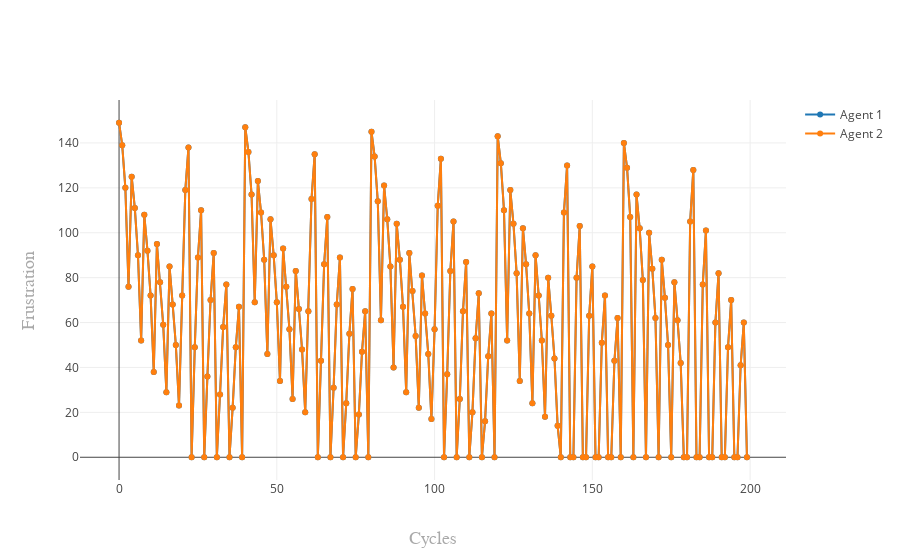

Here is the notebook cell this chart was saved with:
### Code cell
my_workplace.plot_allocations()

### Figure 1 — Plotly figure (JSON) as saved in the notebook; plotly's stock layout.template omitted (floating-point values rounded to 4 significant figures; data arrays with more than 128 entries replaced by an {"elided": "..."} marker saying what was removed)
{"data": [{"mode": "lines+markers", "name": "Agent 1", "type": "scatter", "uid": "8dbbcb77-03d9-443c-bc2e-3e3990530715", "x": {"elided": "200 int values"}, "y": {"elided": "200 int values"}}, {"mode": "lines+markers", "name": "Agent 2", "type": "scatter", "uid": "02db7d73-e03e-4081-be44-0519011e580a", "x": {"elided": "200 int values"}, "y": {"elided": "200 int values"}}], "layout": {"xaxis": {"title": "Cycles", "titlefont": {"color": "darkgrey", "family": "Arial, sans-serif", "size": 18}}, "yaxis": {"title": "Frustration", "titlefont": {"color": "darkgrey", "family": "Arial, sans-serif", "size": 18}}}}
